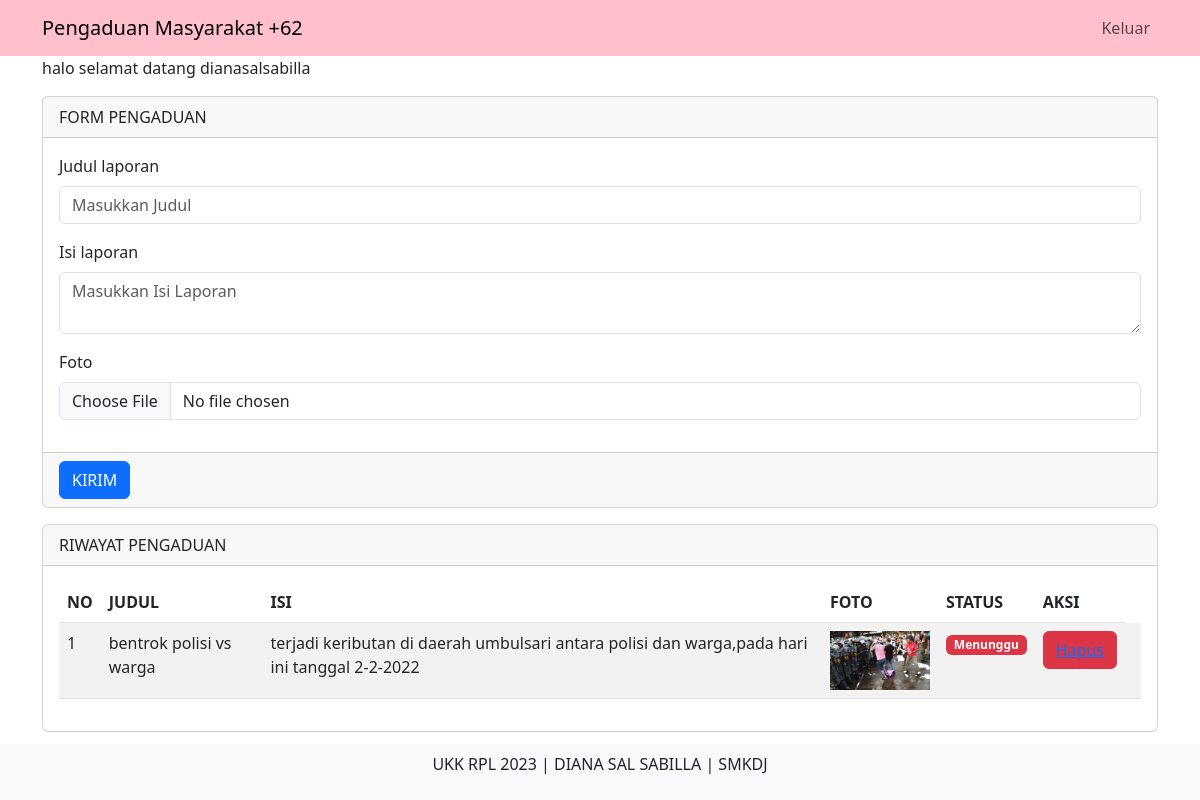
/masyarakat/ (signed in), run on the app's committed database.
### tables this page shows
CREATE TABLE `pengaduan` (
  `id_pengaduan` int(11) NOT NULL,
  `tgl_pengaduan` date NOT NULL,
  `nik` char(16) NOT NULL,
  `judul_laporan` varchar(128) NOT NULL,
  `isi_laporan` text NOT NULL,
  `foto` varchar(255) NOT NULL,
  `status` enum('0','proses','selesai','tolak') NOT NULL
);

### masyarakat/home.php (the view, shortened to what this page needs)
<div class="container">
    <div class="row">
        <div class="col-md-12" mt-3>
            <p>halo selamat datang <?php echo $_SESSION['nama'] ?></p>
            <div class="card">
                <div class="card-header">
                FORM PENGADUAN
                </div>
                <div class="card-body">
                    <form action="" method="POST" enctype="multipart/form-data">
                        <div class="mb-3">
                            <label class="form-label"> Judul laporan </label>
                            <input type="text" class="form-control" name="judul_laporan" placeholder="Masukkan Judul" required>
                        </div>
                        <div class="mb-3">
                            <label class="form-label"> Isi laporan </label>
                            <textarea class="form-control" name="isi_laporan" placeholder="Masukkan Isi Laporan" required></textarea>
                        </div>
                        <div class="mb-3">
                            <label class="form-label">Foto </label>
                            <input type="file" class="form-control" name="foto" required>
                        </div>
                         </div>
                        <div class="card-footer">
                             <button type="submit" name="kirim" class="btn btn-primary">KIRIM</button>
                        </div>
                    <?php
                        include '../config/koneksi.php';
                    ?>
                </div>
        </div>
    </div>
    <div class="row">
        <div class="col-md-12 mt-3">
            <div class="card">
                <div class="card-header">
                RIWAYAT PENGADUAN
                </div>
                <div class="card-body">
                    <table class="table table-striped">
                        <thead>
                             <tr>
                                 <th>NO</th>
                                <th>JUDUL</th>
                                 <th>ISI</th>
                                <th>FOTO</th>
                                <th>STATUS</th>
                                <th>AKSI</th>
                            </tr>
                         </thead>
                        <tbody>
                            <?php
                                $no = 1;
                                $nik =$_SESSION['nik'];
                                $query = mysqli_query($koneksi, "SELECT * FROM pengaduan WHERE nik='$nik' ORDER BY id_pengaduan DESC");
                                while ($data = mysqli_fetch_array($query)) { ?>
                            <tr>
                                <td><?php echo $no++; ?></td>
                                <td><?php echo $data['judul_laporan'] ?></td>
                                <td><?php echo $data['isi_laporan'] ?></td>
                                <td><img src="../assets/img/<?php echo $data['foto'] ?>" width="100"></td>
                                <td>
                                <?php
                                    if ($data['status'] == 'proses') {
                                        echo "<span class='badge bg-warning'>Proses</span>";
                                    } else if ($data['status'] == 'selesai') {
                                        echo "<span class='badge bg-success'>Selesai</span>";
                                        echo "<br><a href='index.php?page=tanggapan&id_pengaduan=$data[id_pengaduan]'>Lihat Tanggapan</a>";
                                    } else {
                                        echo "<span class='badge bg-danger'>Menunggu</span>";
                                    }
                                ?>
                                </td>
                               <td>
                               <button type="button" class="btn btn-danger"><a href="edit_data.php?id=<?php echo $data['id_pengaduan']; ?>">Hapus</a></button>
                               </td>
                               <td>
                               </td>
                            </tr>
                            <?php    } ?>
                         </tbody>
                    </table>
                </div>
            </div>
        </div>
    </div>
</div>

### data on the page
pengaduan: judul_laporan "bentrok polisi vs warga", isi_laporan "terjadi keributan di daerah umbulsari antara polisi dan warga,pada hari ini tanggal 2-2-2022", foto (picture), status "Menunggu"

### other printed values
$_SESSION['nama'] "dianasalsabilla"
